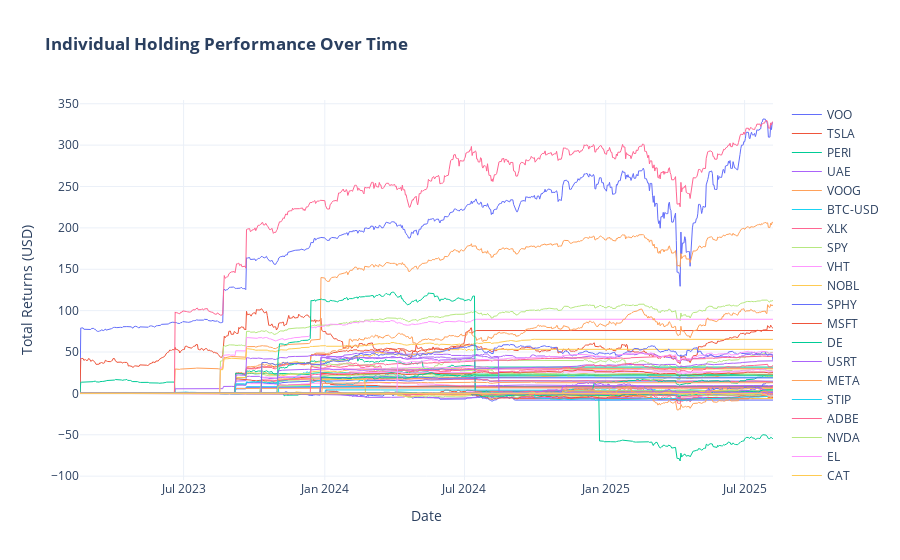

The code cell stored with this chart in its notebook:
### Markdown cell above
Ensure commissions are factored in. (Current amount excludes commission fee)

### Code cell
fig_holdings = go.Figure()

for symbol in total_returns.columns:
    fig_holdings.add_trace(
        go.Scatter(
            x=total_returns.index,
            y=total_returns[symbol],
            mode="lines",
            name=symbol,
            line=dict(width=1),
        )
    )

fig_holdings.update_layout(
    title_text="<b>Individual Holding Performance Over Time</b>",
    template="plotly_white",
    xaxis_title="Date",
    yaxis_title=f"Total Returns ({config.BASE_CURRENCY})",
)

fig_holdings.show()

### Figure 1 — Plotly figure (JSON) as saved in the notebook; plotly's stock layout.template omitted (floating-point values rounded to 4 significant figures; data arrays with more than 128 entries replaced by an {"elided": "..."} marker saying what was removed)
{"data": [{"line": {"width": 1}, "mode": "lines", "name": "VOO", "type": "scatter", "x": {"elided": "904 str values"}, "y": {"elided": "904 float values"}}, {"line": {"width": 1}, "mode": "lines", "name": "TSLA", "type": "scatter", "x": {"elided": "904 str values"}, "y": {"elided": "904 float values"}}, {"line": {"width": 1}, "mode": "lines", "name": "PERI", "type": "scatter", "x": {"elided": "904 str values"}, "y": {"elided": "904 float values"}}, {"line": {"width": 1}, "mode": "lines", "name": "UAE", "type": "scatter", "x": {"elided": "904 str values"}, "y": {"elided": "904 float values"}}, {"line": {"width": 1}, "mode": "lines", "name": "VOOG", "type": "scatter", "x": {"elided": "904 str values"}, "y": {"elided": "904 float values"}}, {"line": {"width": 1}, "mode": "lines", "name": "BTC-USD", "type": "scatter", "x": {"elided": "904 str values"}, "y": {"elided": "904 float values"}}, {"line": {"width": 1}, "mode": "lines", "name": "XLK", "type": "scatter", "x": {"elided": "904 str values"}, "y": {"elided": "904 float values"}}, {"line": {"width": 1}, "mode": "lines", "name": "SPY", "type": "scatter", "x": {"elided": "904 str values"}, "y": {"elided": "904 float values"}}, {"line": {"width": 1}, "mode": "lines", "name": "VHT", "type": "scatter", "x": {"elided": "904 str values"}, "y": {"elided": "904 float values"}}, {"line": {"width": 1}, "mode": "lines", "name": "NOBL", "type": "scatter", "x": {"elided": "904 str values"}, "y": {"elided": "904 float values"}}, {"line": {"width": 1}, "mode": "lines", "name": "SPHY", "type": "scatter", "x": {"elided": "904 str values"}, "y": {"elided": "904 float values"}}, {"line": {"width": 1}, "mode": "lines", "name": "MSFT", "type": "scatter", "x": {"elided": "904 str values"}, "y": {"elided": "904 float values"}}, {"line": {"width": 1}, "mode": "lines", "name": "DE", "type": "scatter", "x": {"elided": "904 str values"}, "y": {"elided": "904 float values"}}, {"line": {"width": 1}, "mode": "lines", "name": "USRT", "type": "scatter", "x": {"elided": "904 str values"}, "y": {"elided": "904 float values"}}, {"line": {"width": 1}, "mode": "lines", "name": "META", "type": "scatter", "x": {"elided": "904 str values"}, "y": {"elided": "904 float values"}}, {"line": {"width": 1}, "mode": "lines", "name": "STIP", "type": "scatter", "x": {"elided": "904 str values"}, "y": {"elided": "904 float values"}}, {"line": {"width": 1}, "mode": "lines", "name": "ADBE", "type": "scatter", "x": {"elided": "904 str values"}, "y": {"elided": "904 float values"}}, {"line": {"width": 1}, "mode": "lines", "name": "NVDA", "type": "scatter", "x": {"elided": "904 str values"}, "y": {"elided": "904 float values"}}, {"line": {"width": 1}, "mode": "lines", "name": "EL", "type": "scatter", "x": {"elided": "904 str values"}, "y": {"elided": "904 float values"}}, {"line": {"width": 1}, "mode": "lines", "name": "CAT", "type": "scatter", "x": {"elided": "904 str values"}, "y": {"elided": "904 float values"}}, {"line": {"width": 1}, "mode": "lines", "name": "BKNG", "type": "scatter", "x": {"elided": "904 str values"}, "y": {"elided": "904 float values"}}, {"line": {"width": 1}, "mode": "lines", "name": "BA", "type": "scatter", "x": {"elided": "904 str values"}, "y": {"elided": "904 float values"}}, {"line": {"width": 1}, "mode": "lines", "name": "SHOP", "type": "scatter", "x": {"elided": "904 str values"}, "y": {"elided": "904 float values"}}, {"line": {"width": 1}, "mode": "lines", "name": "LUX", "type": "scatter", "x": {"elided": "904 str values"}, "y": {"elided": "904 float values"}}, {"line": {"width": 1}, "mode": "lines", "name": "IBB", "type": "scatter", "x": {"elided": "904 str values"}, "y": {"elided": "904 float values"}}, {"line": {"width": 1}, "mode": "lines", "name": "COIN", "type": "scatter", "x": {"elided": "904 str values"}, "y": {"elided": "904 float values"}}, {"line": {"width": 1}, "mode": "lines", "name": "OCSL", "type": "scatter", "x": {"elided": "904 str values"}, "y": {"elided": "904 float values"}}, {"line": {"width": 1}, "mode": "lines", "name": "TPVG", "type": "scatter", "x": {"elided": "904 str values"}, "y": {"elided": "904 float values"}}, {"line": {"width": 1}, "mode": "lines", "name": "GSBD", "type": "scatter", "x": {"elided": "904 str values"}, "y": {"elided": "904 float values"}}, {"line": {"width": 1}, "mode": "lines", "name": "NVO", "type": "scatter", "x": {"elided": "904 str values"}, "y": {"elided": "904 float values"}}, {"line": {"width": 1}, "mode": "lines", "name": "LLY", "type": "scatter", "x": {"elided": "904 str values"}, "y": {"elided": "904 float values"}}, {"line": {"width": 1}, "mode": "lines", "name": "TQQQ", "type": "scatter", "x": {"elided": "904 str values"}, "y": {"elided": "904 float values"}}, {"line": {"width": 1}, "mode": "lines", "name": "MOAT", "type": "scatter", "x": {"elided": "904 str values"}, "y": {"elided": "904 float values"}}, {"line": {"width": 1}, "mode": "lines", "name": "BRW", "type": "scatter", "x": {"elided": "904 str values"}, "y": {"elided": "904 float values"}}, {"line": {"width": 1}, "mode": "lines", "name": "CLM", "type": "scatter", "x": {"elided": "904 str values"}, "y": {"elided": "904 float values"}}, {"line": {"width": 1}, "mode": "lines", "name": "SPXL", "type": "scatter", "x": {"elided": "904 str values"}, "y": {"elided": "904 float values"}}, {"line": {"width": 1}, "mode": "lines", "name": "GOF", "type": "scatter", "x": {"elided": "904 str values"}, "y": {"elided": "904 float values"}}, {"line": {"width": 1}, "mode": "lines", "name": "CEFS", "type": "scatter", "x": {"elided": "904 str values"}, "y": {"elided": "904 float values"}}, {"line": {"width": 1}, "mode": "lines", "name": "ALDAR", "type": "scatter", "x": {"elided": "904 str values"}, "y": {"elided": "904 float values"}}, {"line": {"width": 1}, "mode": "lines", "name": "BURJEEL", "type": "scatter", "x": {"elided": "904 str values"}, "y": {"elided": "904 float values"}}, {"line": {"width": 1}, "mode": "lines", "name": "CHADX15", "type": "scatter", "x": {"elided": "904 str values"}, "y": {"elided": "904 float values"}}, {"line": {"width": 1}, "mode": "lines", "name": "IHC", "type": "scatter", "x": {"elided": "904 str values"}, "y": {"elided": "904 float values"}}, {"line": {"width": 1}, "mode": "lines", "name": "EMAAR", "type": "scatter", "x": {"elided": "904 str values"}, "y": {"elided": "904 float values"}}, {"line": {"width": 1}, "mode": "lines", "name": "MULTIPLY", "type": "scatter", "x": {"elided": "904 str values"}, "y": {"elided": "904 float values"}}, {"line": {"width": 1}, "mode": "lines", "name": "ASM", "type": "scatter", "x": {"elided": "904 str values"}, "y": {"elided": "904 float values"}}, {"line": {"width": 1}, "mode": "lines", "name": "AMR", "type": "scatter", "x": {"elided": "904 str values"}, "y": {"elided": "904 float values"}}, {"line": {"width": 1}, "mode": "lines", "name": "AMZN", "type": "scatter", "x": {"elided": "904 str values"}, "y": {"elided": "904 float values"}}, {"line": {"width": 1}, "mode": "lines", "name": "INDA", "type": "scatter", "x": {"elided": "904 str values"}, "y": {"elided": "904 float values"}}, {"line": {"width": 1}, "mode": "lines", "name": "VBK", "type": "scatter", "x": {"elided": "904 str values"}, "y": {"elided": "904 float values"}}, {"line": {"width": 1}, "mode": "lines", "name": "PAK", "type": "scatter", "x": {"elided": "904 str values"}, "y": {"elided": "904 float values"}}, {"line": {"width": 1}, "mode": "lines", "name": "KSA", "type": "scatter", "x": {"elided": "904 str values"}, "y": {"elided": "904 float values"}}, {"line": {"width": 1}, "mode": "lines", "name": "IJR", "type": "scatter", "x": {"elided": "904 str values"}, "y": {"elided": "904 float values"}}, {"line": {"width": 1}, "mode": "lines", "name": "MCHI", "type": "scatter", "x": {"elided": "904 str values"}, "y": {"elided": "904 float values"}}, {"line": {"width": 1}, "mode": "lines", "name": "SPSM", "type": "scatter", "x": {"elided": "904 str values"}, "y": {"elided": "904 float values"}}, {"line": {"width": 1}, "mode": "lines", "name": "EWJ", "type": "scatter", "x": {"elided": "904 str values"}, "y": {"elided": "904 float values"}}, {"line": {"width": 1}, "mode": "lines", "name": "MBB", "type": "scatter", "x": {"elided": "904 str values"}, "y": {"elided": "904 float values"}}, {"line": {"width": 1}, "mode": "lines", "name": "IPO", "type": "scatter", "x": {"elided": "904 str values"}, "y": {"elided": "904 float values"}}, {"line": {"width": 1}, "mode": "lines", "name": "ARKK", "type": "scatter", "x": {"elided": "904 str values"}, "y": {"elided": "904 float values"}}, {"line": {"width": 1}, "mode": "lines", "name": "XLF", "type": "scatter", "x": {"elided": "904 str values"}, "y": {"elided": "904 float values"}}, {"line": {"width": 1}, "mode": "lines", "name": "VXUS", "type": "scatter", "x": {"elided": "904 str values"}, "y": {"elided": "904 float values"}}, {"line": {"width": 1}, "mode": "lines", "name": "ROM", "type": "scatter", "x": {"elided": "904 str values"}, "y": {"elided": "904 float values"}}, {"line": {"width": 1}, "mode": "lines", "name": "ARM", "type": "scatter", "x": {"elided": "904 str values"}, "y": {"elided": "904 float values"}}, {"line": {"width": 1}, "mode": "lines", "name": "RYAAY", "type": "scatter", "x": {"elided": "904 str values"}, "y": {"elided": "904 float values"}}, {"line": {"width": 1}, "mode": "lines", "name": "APO", "type": "scatter", "x": {"elided": "904 str values"}, "y": {"elided": "904 float values"}}, {"line": {"width": 1}, "mode": "lines", "name": "KKR", "type": "scatter", "x": {"elided": "904 str values"}, "y": {"elided": "904 float values"}}, {"line": {"width": 1}, "mode": "lines", "name": "JPMB", "type": "scatter", "x": {"elided": "904 str values"}, "y": {"elided": "904 float values"}}, {"line": {"width": 1}, "mode": "lines", "name": "SMOT", "type": "scatter", "x": {"elided": "904 str values"}, "y": {"elided": "904 float values"}}, {"line": {"width": 1}, "mode": "lines", "name": "XLV", "type": "scatter", "x": {"elided": "904 str values"}, "y": {"elided": "904 float values"}}, {"line": {"width": 1}, "mode": "lines", "name": "BRK-B", "type": "scatter", "x": {"elided": "904 str values"}, "y": {"elided": "904 float values"}}, {"line": {"width": 1}, "mode": "lines", "name": "BX", "type": "scatter", "x": {"elided": "904 str values"}, "y": {"elided": "904 float values"}}], "layout": {"title": {"text": "<b>Individual Holding Performance Over Time</b>"}, "xaxis": {"title": {"text": "Date"}}, "yaxis": {"title": {"text": "Total Returns (USD)"}}}}
